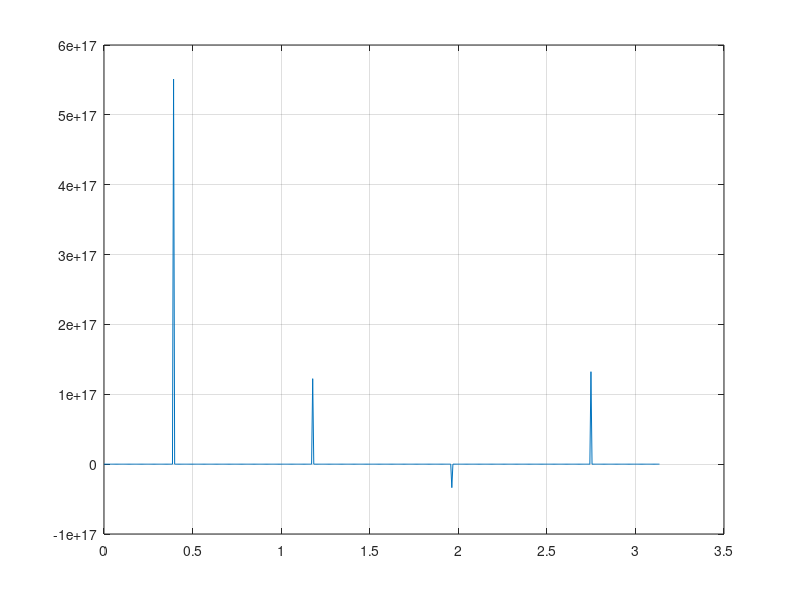

Recreate this plot in MATLAB.
function mygroupdelayTest()
fs = 48000;
sos=[0.96823922173847887 -1.8182229135837229 0.87926813641585599 1.0 -1.8182229135837229 0.84750735815433487
1.047604636642999 -1.826943823146232 0.84411894754576988 1.0 -1.826943823146232 0.89172358418876918
1.00355664309503 -1.5009872735843259 0.70150655536542084 1.0 -1.5009872735843259 0.70506319846045096
1.053165461779932 -1.400120027860374 0.71164720964135242 1.0 -1.400120027860374 0.76481267142128395
0.90202762913297285 -0.92125397048107704 0.75359186072410544 1.0 -0.92125397048107704 0.65561948985707841
1.056557149093897 -0.81211763406773607 0.77961377733339232 1.0 -0.81211763406773607 0.83617092642728974
0.9378884259697351 -0.4394407889121198 0.75998040257050237 1.0 -0.4394407889121198 0.69786882854023746
1.160127330026316 0.49019147538316732 0.20771674198158979 1.0 0.49019147538316732 0.36784407200790592];
% fvtool(sos)
dataPt = 65536;
grpdelay(sos,dataPt);
% plot(w,gd)
hold on
[m,n]=size(sos);
newGd = zeros(dataPt,1);
for idx = 1 : m
    newGd = newGd + myGD(sos(idx,:),fs,dataPt);
end
plot(linspace(0,1,dataPt),newGd)
end
function newGD = myGD(iirfilter,fs,dataPt)
centreFreq = linspace(0,fs/2,dataPt)';
Arg = pi .* centreFreq ./ (fs .* 0.5);
cw = cos(Arg);
cw2 = cos(2.0 .* Arg);
sw = sin(Arg);
sw2 = sin(2.0 .* Arg);
b1 = iirfilter(1); b2 = iirfilter(2); b3 = iirfilter(3);
u = b1 .* sw2 + b2 .* sw;
v = b1 .* cw2 + b2 .* cw + b3;
du = 2.0 .* b1.*cw2 + b2 .* cw;
dv = -(2.0 .* b1.*sw2 + b2 .* sw);
u2v2 = (b1.*b1) + (b2.*b2) + (b3.*b3) + 2.0 .* (b1.*b2 + b2 .* b3).*cw + 2.0 .* (b1.*b3).*cw2;
gdB = (2.0 - (v.*du - u .* dv) ./ u2v2);
b2 = iirfilter(5);b3 = iirfilter(6);
u = sw2 + b2 .* sw;
v = cw2 + b2 .* cw + b3;
du = 2.0 .* cw2 + b2 .* cw;
dv = -(2.0 .* sw2 + b2 .* sw);
u2v2 = 1.0 + (b2.*b2) + (b3.*b3) + 2.0 .* (b2 + b2 .* b3).*cw + 2.0 .* b3.*cw2;
newGD=gdB - (2.0 - (v.*du - u .* dv) ./ u2v2);
end